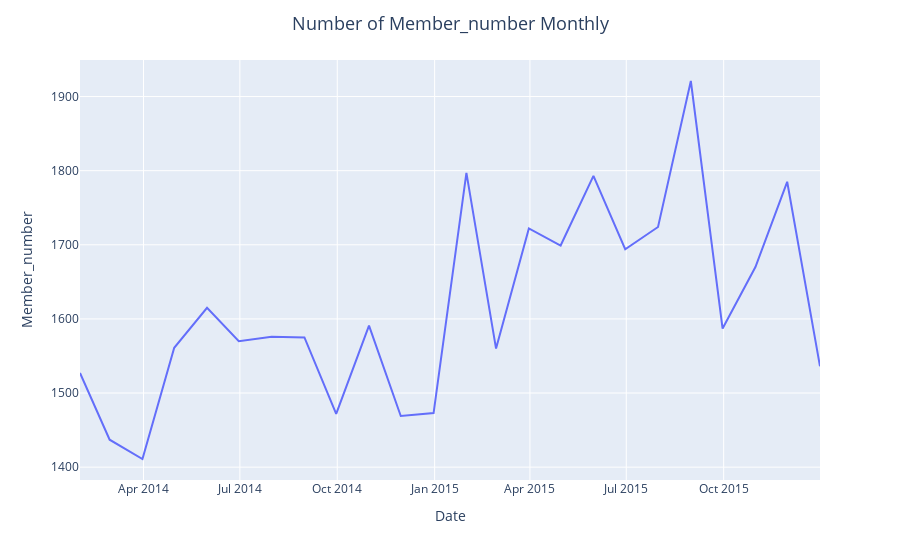

This figure's notebook cell:
### Code cell
Sales_Monthly = df.resample('M', on='Date').size()
fig = px.line(Sales_Monthly, x=Sales_Monthly.index, y=Sales_Monthly,
              labels={'y': 'Member_number',
                     'x': 'Date'})
fig.update_layout(title_text='Number of Member_number Monthly',
                  title_x=0.5, title_font=dict(size=18)) 
fig.show()

### Figure 1 — Plotly figure (JSON) as saved in the notebook; plotly's stock layout.template omitted (floating-point values rounded to 4 significant figures)
{"data": [{"hovertemplate": "Date=%{x}<br>Member_number=%{y}<extra></extra>", "legendgroup": "", "line": {"color": "#636efa", "dash": "solid"}, "marker": {"symbol": "circle"}, "mode": "lines", "name": "", "orientation": "v", "showlegend": false, "type": "scatter", "x": ["2014-01-31T00:00:00", "2014-02-28T00:00:00", "2014-03-31T00:00:00", "2014-04-30T00:00:00", "2014-05-31T00:00:00", "2014-06-30T00:00:00", "2014-07-31T00:00:00", "2014-08-31T00:00:00", "2014-09-30T00:00:00", "2014-10-31T00:00:00", "2014-11-30T00:00:00", "2014-12-31T00:00:00", "2015-01-31T00:00:00", "2015-02-28T00:00:00", "2015-03-31T00:00:00", "2015-04-30T00:00:00", "2015-05-31T00:00:00", "2015-06-30T00:00:00", "2015-07-31T00:00:00", "2015-08-31T00:00:00", "2015-09-30T00:00:00", "2015-10-31T00:00:00", "2015-11-30T00:00:00", "2015-12-31T00:00:00"], "xaxis": "x", "y": [1527, 1437, 1411, 1561, 1615, 1570, 1576, 1575, 1472, 1591, 1469, 1473, 1797, 1560, 1722, 1699, 1793, 1694, 1724, 1921, 1587, 1670, 1785, 1536], "yaxis": "y"}], "layout": {"legend": {"tracegroupgap": 0}, "margin": {"t": 60}, "title": {"font": {"size": 18}, "text": "Number of Member_number Monthly", "x": 0.5}, "xaxis": {"anchor": "y", "domain": [0, 1], "title": {"text": "Date"}}, "yaxis": {"anchor": "x", "domain": [0, 1], "title": {"text": "Member_number"}}}}
